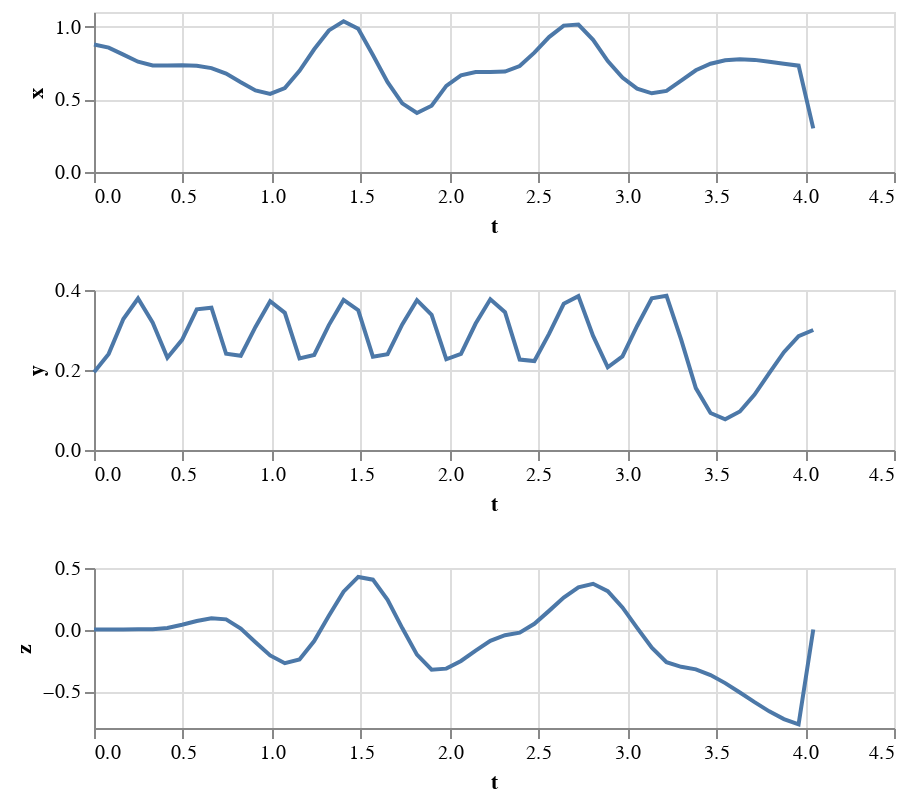

The notebook cell saved with this chart:
### Code cell
data = dataframe(poly, np.linspace(poly.start_time(), poly.end_time()), ['x','y','z'])
alt.vconcat(
  alt.Chart(data).mark_line().encode(x='t', y='x').properties(height=80),
  alt.Chart(data).mark_line().encode(x='t', y='y').properties(height=80),
  alt.Chart(data).mark_line().encode(x='t', y='z').properties(height=80),
)

### Figure 1 — Vega-Lite specification as saved in the notebook (floating-point values rounded to 4 significant figures)
{"config": {"view": {"continuousWidth": 400, "continuousHeight": 300}}, "vconcat": [{"mark": "line", "encoding": {"x": {"type": "quantitative", "field": "t"}, "y": {"type": "quantitative", "field": "x"}}, "height": 80}, {"mark": "line", "encoding": {"x": {"type": "quantitative", "field": "t"}, "y": {"type": "quantitative", "field": "y"}}, "height": 80}, {"mark": "line", "encoding": {"x": {"type": "quantitative", "field": "t"}, "y": {"type": "quantitative", "field": "z"}}, "height": 80}], "data": {"name": "data-5a2c11cbdd85136f1fdfb6c859dd8068"}, "$schema": "https://vega.github.io/schema/vega-lite/v4.8.1.json", "datasets": {"data-5a2c11cbdd85136f1fdfb6c859dd8068": [{"t": 0.0, "x": 0.8762, "y": 0.1943, "z": -2.352e-18}, {"t": 0.08257, "x": 0.8549, "y": 0.2403, "z": 0.0003531}, {"t": 0.1651, "x": 0.8073, "y": 0.3274, "z": 0.001139}, {"t": 0.2477, "x": 0.7581, "y": 0.3788, "z": 0.00195}, {"t": 0.3303, "x": 0.7318, "y": 0.3181, "z": 0.002375}, {"t": 0.4128, "x": 0.7326, "y": 0.2306, "z": 0.01208}, {"t": 0.4954, "x": 0.7346, "y": 0.2754, "z": 0.03876}, {"t": 0.578, "x": 0.7307, "y": 0.3516, "z": 0.06945}, {"t": 0.6606, "x": 0.7142, "y": 0.3558, "z": 0.09096}, {"t": 0.7431, "x": 0.6768, "y": 0.2406, "z": 0.0826}, {"t": 0.8257, "x": 0.6167, "y": 0.2357, "z": 0.007745}, {"t": 0.9083, "x": 0.5605, "y": 0.3078, "z": -0.103}, {"t": 0.9908, "x": 0.5374, "y": 0.3718, "z": -0.2101}, {"t": 1.073, "x": 0.5769, "y": 0.343, "z": -0.2738}, {"t": 1.156, "x": 0.6951, "y": 0.229, "z": -0.2432}, {"t": 1.239, "x": 0.8438, "y": 0.2377, "z": -0.09394}, {"t": 1.321, "x": 0.9735, "y": 0.3122, "z": 0.1119}, {"t": 1.404, "x": 1.036, "y": 0.3753, "z": 0.3079}, {"t": 1.486, "x": 0.9847, "y": 0.3494, "z": 0.4276}, {"t": 1.569, "x": 0.8047, "y": 0.2333, "z": 0.4052}, {"t": 1.651, "x": 0.6176, "y": 0.2395, "z": 0.2414}, {"t": 1.734, "x": 0.472, "y": 0.3141, "z": 0.01199}, {"t": 1.817, "x": 0.4056, "y": 0.3746, "z": -0.2038}, {"t": 1.899, "x": 0.4559, "y": 0.3381, "z": -0.3268}, {"t": 1.982, "x": 0.5923, "y": 0.2269, "z": -0.3176}, {"t": 2.064, "x": 0.6644, "y": 0.2404, "z": -0.2552}, {"t": 2.147, "x": 0.6879, "y": 0.3161, "z": -0.1711}, {"t": 2.229, "x": 0.6882, "y": 0.3767, "z": -0.09222}, {"t": 2.312, "x": 0.6905, "y": 0.3445, "z": -0.04578}, {"t": 2.395, "x": 0.7283, "y": 0.2262, "z": -0.02575}, {"t": 2.477, "x": 0.8205, "y": 0.2225, "z": 0.04689}, {"t": 2.56, "x": 0.9275, "y": 0.2902, "z": 0.1516}, {"t": 2.642, "x": 1.006, "y": 0.3655, "z": 0.2598}, {"t": 2.725, "x": 1.014, "y": 0.3846, "z": 0.3427}, {"t": 2.807, "x": 0.9087, "y": 0.2853, "z": 0.3715}, {"t": 2.89, "x": 0.7625, "y": 0.2069, "z": 0.3119}, {"t": 2.973, "x": 0.6489, "y": 0.2339, "z": 0.1799}, {"t": 3.055, "x": 0.5732, "y": 0.3101, "z": 0.01398}, {"t": 3.138, "x": 0.5409, "y": 0.3795, "z": -0.1472}, {"t": 3.22, "x": 0.5576, "y": 0.3858, "z": -0.265}, {"t": 3.303, "x": 0.6276, "y": 0.2757, "z": -0.3027}, {"t": 3.385, "x": 0.6992, "y": 0.1547, "z": -0.3234}, {"t": 3.468, "x": 0.7446, "y": 0.09243, "z": -0.3702}, {"t": 3.55, "x": 0.7685, "y": 0.0769, "z": -0.4353}, {"t": 3.633, "x": 0.7757, "y": 0.09625, "z": -0.5112}, {"t": 3.716, "x": 0.7708, "y": 0.1386, "z": -0.5903}, {"t": 3.798, "x": 0.7586, "y": 0.192, "z": -0.6648}, {"t": 3.881, "x": 0.7438, "y": 0.2447, "z": -0.7273}, {"t": 3.963, "x": 0.731, "y": 0.2846, "z": -0.77}, {"t": 4.046, "x": 0.3, "y": 0.3, "z": 2.22e-16}]}}
